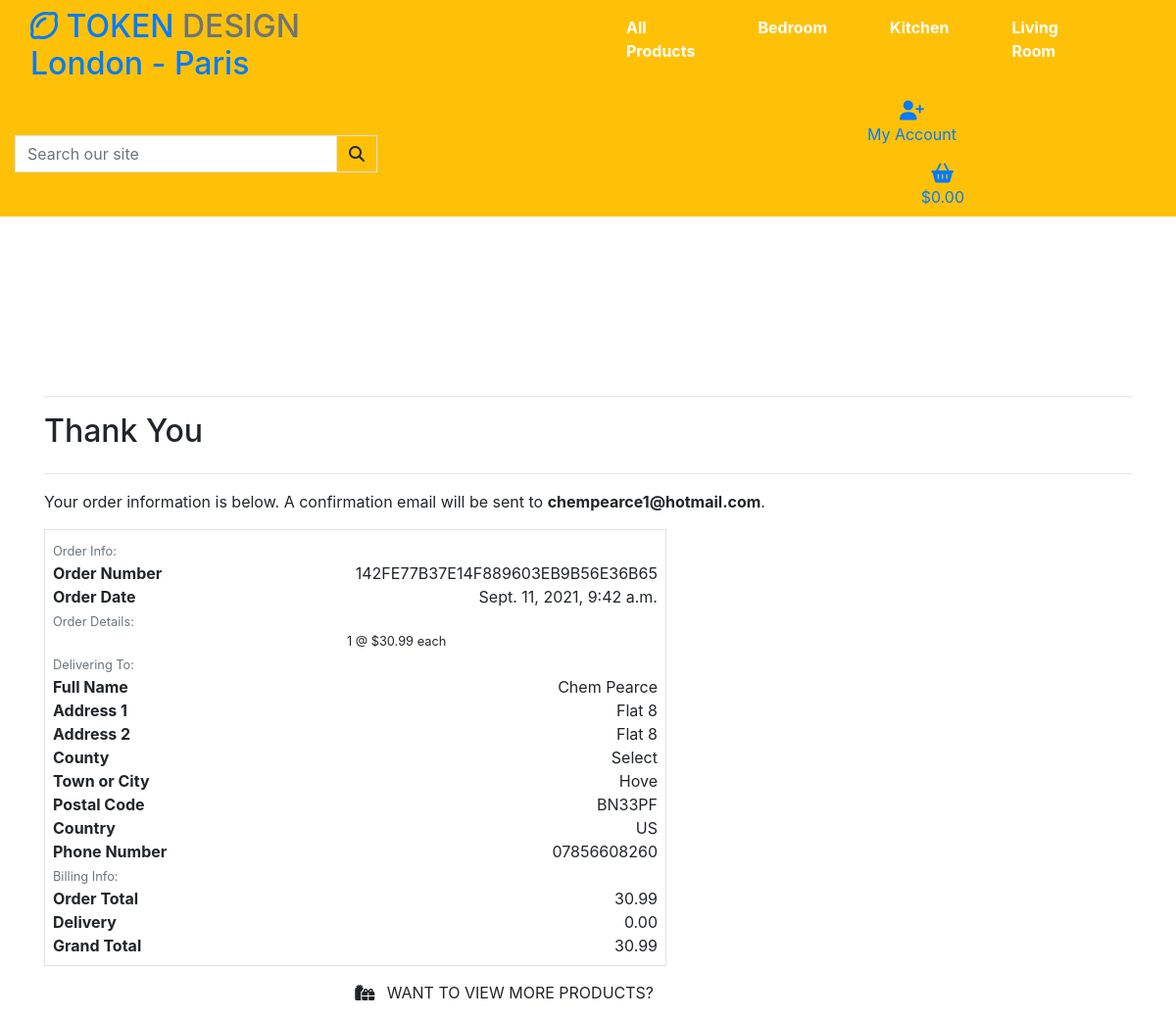
The app's page /checkout/checkout_success/142FE77B37E14F889603EB9B56E36B65 with its own data.
### checkout/models.py (models this page shows, shortened)
class Order(models.Model):
    order_number = models.CharField(max_length=32, null=False, editable=False)
    full_name = models.CharField(max_length=60, null=False, blank=False)
    phone_number = models.CharField(max_length=20, null=False, blank=False)
    email = models.EmailField(max_length=254, null=False, blank=False)
    country = models.CharField(max_length=40, null=False, blank=False)
    postcode = models.CharField(max_length=15, null=True, blank=True)
    town_or_city = models.CharField(max_length=40, null=False, blank=False)
    county = models.CharField(max_length=80, null=True, blank=True)
    street_address1 = models.CharField(max_length=80, null=False, blank=False)
    street_address2 = models.CharField(max_length=80, null=True, blank=True)
    date = models.DateTimeField(auto_now_add=True)
    delivery_cost = models.DecimalField(max_digits=6, decimal_places=2, null=False, default=0)
    order_total = models.DecimalField(max_digits=10, decimal_places=2, null=False, default=0)
    grand_total = models.DecimalField(max_digits=10, decimal_places=2, null=False, default=0)
    original_cart = models.TextField(null=False, blank=False, default='')
    stripe_pid = models.CharField(max_length=254, null=False, blank=False, default='')

class OrderLineItem(models.Model):
    order = models.ForeignKey(Order, null=False, blank=False, on_delete=models.CASCADE, related_name='lineitems')
    product = models.ForeignKey(Product, null=False, blank=False, on_delete=models.CASCADE)
    quantity = models.IntegerField(null=False, blank=False, default=0)
    lineitem_total = models.DecimalField(max_digits=6, decimal_places=2, null=False, blank=False, editable=False)

### products/models.py (models this page shows, shortened)
class Product(models.Model):
    category = models.ForeignKey('Category', null=True, blank=True, on_delete=models.SET_NULL)
    sku = models.CharField(max_length=254, null=True, blank=True)
    name = models.CharField(max_length=254)
    description = models.TextField()
    price = models.DecimalField(max_digits=6, decimal_places=2)
    rating = models.DecimalField(max_digits=6, decimal_places=2, null=True, blank=True)
    image_url = models.URLField(max_length=1024, null=True, blank=True)
    image = models.ImageField(null=True, blank=True)

### checkout/views.py (the view)
# urls.py: path('checkout_success/<order_number>', views.checkout_success, name='checkout_success'),
def checkout_success(request, order_number):
    save_info = request.session.get('save_info')
    order = get_object_or_404(Order, order_number=order_number)
    messages.success(request, f'Order successfully processed! \
        Your order number is {order_number}. A confirmation \
        email will be sent to {order.email}.')
    if 'shopping_cart' in request.session:
        del request.session['shopping_cart']
    template = 'checkout/checkout_success.html'
    context = {
        'order': order,
    }
    return render(request, template, context)

### shopping_cart/contexts.py (called while the page is built, shortened)
def cart_contents(request):
    cart_items = []
    total = 0
    product_count = 0
    shopping_cart = request.session.get('shopping_cart', {})
    if total < settings.FREE_DELIVERY_POINT:
        delivery = total * Decimal(settings.STANDARD_DELIVERY_PERCENTAGE / 100)
        free_delivery_delta = settings.FREE_DELIVERY_POINT - total
    else:
        delivery = 0
        free_delivery_delta = 0
    grand_total = delivery + total
    context = {
        'cart_items': cart_items,
        'total': total,
        'product_count': product_count,
        'delivery': delivery,
        'free_delivery_delta': free_delivery_delta,
        'free_delivery_point': settings.FREE_DELIVERY_POINT,
        'grand_total': grand_total,
    }
    return context

### checkout/templates/checkout/checkout_success.html (shortened to what this page needs)
{% extends "base.html" %}
{% load static %}
{% block extra_css %}
    <link rel="stylesheet" href="{% static 'checkout/css/checkout.css' %}">
{% endblock %}
{% block content %}
    <div class="container checkout-container">
        <div class="row">
            <div class="col">
                <hr>
                <h2 class="logo-font mb-4">Thank You</h2>
                <hr>
                <p class="text-black">Your order information is below. A confirmation email will be sent to <strong>{{ order.email }}</strong>.</p>
            </div>
        </div>
        <div class="row">
            <div class="col-12 col-lg-7">
                <div class="order-confirmation-wrapper p-2 border">
                    <div class="row">
                        <div class="col">
                            <small class="text-muted">Order Info:</small>
                        </div>
                    </div>
                    <div class="row">
                        <div class="col-12 col-md-4">
                            <p class="mb-0 text-black font-weight-bold">Order Number</p>
                        </div>
                        <div class="col-12 col-md-8 text-md-right">
                            <p class="mb-0">{{ order.order_number }}</p>
                        </div>
                    </div>
                    <div class="row">
                        <div class="col-12 col-md-4">
                            <p class="mb-0 text-black font-weight-bold">Order Date</p>
                        </div>
                        <div class="col-12 col-md-8 text-md-right">
                            <p class="mb-0">{{ order.date }}</p>
                        </div>
                    </div>
                    <div class="row">
                        <div class="col">
                            <small class="text-muted">Order Details:</small>
                        </div>
                    </div>
                    {% for item in order.lineitems.all %}
                    <div class="row">
                        <div class="col-12 col-md-8 text-md-right">
                            <p class="small mb-0">{{ item.quantity }} @ ${{ item.product.price }} each</p>
                        </div>
                    </div>
                    {% endfor %}
                    <div class="row">
                        <div class="col">
                            <small class="text-muted">Delivering To:</small>
                        </div>
                    </div>
                    <div class="row">
                        <div class="col-12 col-md-4">
                            <p class="mb-0 text-black font-weight-bold">Full Name</p>
                        </div>
                        <div class="col-12 col-md-8 text-md-right">
                            <p class="mb-0">{{ order.full_name }}</p>
                        </div>
                    </div>
                    <div class="row">
                        <div class="col-12 col-md-4">
                            <p class="mb-0 text-black font-weight-bold">Address 1</p>
                        </div>
                        <div class="col-12 col-md-8 text-md-right">
                            <p class="mb-0">{{ order.street_address1 }}</p>
                        </div>
                    </div>
                    {% if order.street_address2 %}
                    <div class="row">
                        <div class="col-12 col-md-4">
                            <p class="mb-0 text-black font-weight-bold">Address 2</p>
                        </div>
                        <div class="col-12 col-md-8 text-md-right">
                            <p class="mb-0">{{ order.street_address1 }}</p>
                        </div>
                    </div>
                    {% endif %}
                    {% if order.county %}
                    <div class="row">
                        <div class="col-12 col-md-4">
                            <p class="mb-0 text-black font-weight-bold">County</p>
                        </div>
                        <div class="col-12 col-md-8 text-md-right">
                            <p class="mb-0">{{ order.county }}</p>
                        </div>
                    </div>
                    {% endif %}
                    <div class="row">
                        <div class="col-12 col-md-4">
                            <p class="mb-0 text-black font-weight-bold">Town or City</p>
                        </div>
                        <div class="col-12 col-md-8 text-md-right">
                            <p class="mb-0">{{ order.town_or_city }}</p>
                        </div>
                    </div>
                    {% if order.postcode %}
                    <div class="row">
                        <div class="col-12 col-md-4">
                            <p class="mb-0 text-black font-weight-bold">Postal Code</p>
                        </div>
                        <div class="col-12 col-md-8 text-md-right">
                            <p class="mb-0">{{ order.postcode }}</p>
                        </div>
                    </div>
                    {% endif %}
                    <div class="row">
                        <div class="col-12 col-md-4">
                            <p class="mb-0 text-black font-weight-bold">Country</p>
                        </div>
                        <div class="col-12 col-md-8 text-md-right">
                            <p class="mb-0">{{ order.country }}</p>
                        </div>
                    </div>
                    <div class="row">
                        <div class="col-12 col-md-4">
                            <p class="mb-0 text-black font-weight-bold">Phone Number</p>
                        </div>
                        <div class="col-12 col-md-8 text-md-right">
                            <p class="mb-0">{{ order.phone_number }}</p>
                        </div>
                    </div>
                    <div class="row">
                        <div class="col">
                            <small class="text-muted">Billing Info:</small>
                        </div>
                    </div>
                    <div class="row">
                        <div class="col-12 col-md-4">
                            <p class="mb-0 text-black font-weight-bold">Order Total</p>
                        </div>
                        <div class="col-12 col-md-8 text-md-right">
                            <p class="mb-0">{{ order.order_total }}</p>
                        </div>
                    </div>
                    <div class="row">
                        <div class="col-12 col-md-4">
                            <p class="mb-0 text-black font-weight-bold">Delivery</p>
                        </div>
                        <div class="col-12 col-md-8 text-md-right">
                            <p class="mb-0">{{ order.delivery_cost }}</p>
                        </div>
                    </div>
                    <div class="row">
                        <div class="col-12 col-md-4">
                            <p class="mb-0 text-black font-weight-bold">Grand Total</p>
                        </div>
                        <div class="col-12 col-md-8 text-md-right">
                            <p class="mb-0">{{ order.grand_total }}</p>
                        </div>
                    </div>
                </div>
            </div>
        </div>
        <div class="row">
			<div class="col-12 col-lg-7 text-right">
				<a href="{% url 'products' %}" class="btn btn-black rounded-0 my-2">
					<span class="icon mr-2">
						<i class="fas fa-gifts"></i>
					</span>
					<span class="text-uppercase">Want to view more products?</span>
				</a>
			</div>
		</div>
        </div>
{% endblock %}

### checkout/static/checkout/css/checkout.css (style rules this page uses)
.checkout-container { margin-top:100px; }

### records on screen
Order: email "chempearce1@hotmail.com", order_number "142FE77B37E14F889603EB9B56E36B65", date "Sept. 11, 2021, 9:42 a.m.", full_name "Chem Pearce", street_address1 "Flat 8", county "Select", town_or_city "Hove", postcode "BN33PF", country "US", phone_number "07856608260", order_total "30.99", delivery_cost "0.00", grand_total "30.99"
OrderLineItem: quantity "1", product.price "30.99"
